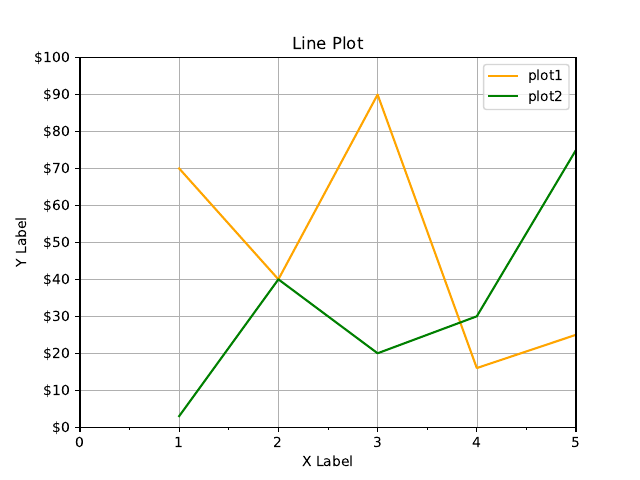

The Python source for this figure:
import matplotlib.pyplot as plt
from matplotlib.ticker import (MultipleLocator, FormatStrFormatter,
                               AutoMinorLocator)

x1=[1,2,3,4,5]
y1=[70,40,90,16,25]
plt.plot(x1, y1, label='plot1', color="orange")

x1=[1,2,3,4,5]
y1=[3,40,20,30,75]
plt.plot(x1, y1, label='plot2', color="green")

plt.title('Line Plot')

plt.xlabel('X Label')
plt.ylabel('Y Label')

#major ticks at an interval of 10
plt.gca().yaxis.set_major_locator(MultipleLocator(10))

#major tick labels formatted to have a $ before it
plt.gca().yaxis.set_major_formatter(FormatStrFormatter('$%d'))

#minor ticks at an interval of 0.5
plt.gca().xaxis.set_minor_locator(MultipleLocator(0.5))

#x axis range from 0 to 5
plt.xlim(xmin=0, xmax=5)

#y axis range from 0 to 100
plt.ylim(ymin=0, ymax=100)

plt.grid(linewidth=0.25)

plt.legend()

plt.savefig('ticks-limits-grid.pdf')